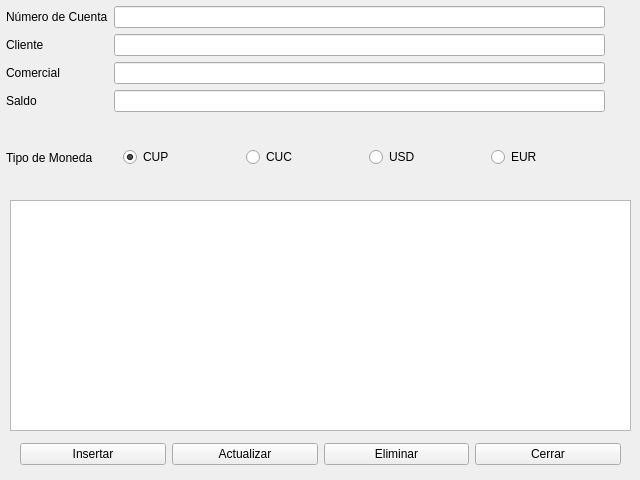
<?xml version="1.0" encoding="UTF-8"?>
<ui version="4.0">
 <class>Form</class>
 <widget class="QWidget" name="Form">
  <property name="geometry">
   <rect>
    <x>0</x>
    <y>0</y>
    <width>640</width>
    <height>480</height>
   </rect>
  </property>
  <property name="minimumSize">
   <size>
    <width>640</width>
    <height>480</height>
   </size>
  </property>
  <property name="maximumSize">
   <size>
    <width>640</width>
    <height>480</height>
   </size>
  </property>
  <property name="windowTitle">
   <string>Cuentas Simples</string>
  </property>
  <widget class="QWidget" name="widget" native="true">
   <property name="geometry">
    <rect>
     <x>6</x>
     <y>6</y>
     <width>611</width>
     <height>191</height>
    </rect>
   </property>
   <layout class="QGridLayout" name="gridLayout" columnstretch="0,0,0,0,0">
    <item row="4" column="2" colspan="3">
     <widget class="QWidget" name="widget_3" native="true">
      <layout class="QHBoxLayout" name="horizontalLayout">
       <item>
        <widget class="QRadioButton" name="rbtn_cup">
         <property name="text">
          <string>CUP</string>
         </property>
         <property name="checked">
          <bool>true</bool>
         </property>
        </widget>
       </item>
       <item>
        <widget class="QRadioButton" name="rbtn_cuc">
         <property name="text">
          <string>CUC</string>
         </property>
        </widget>
       </item>
       <item>
        <widget class="QRadioButton" name="rbtn_usd">
         <property name="text">
          <string>USD</string>
         </property>
        </widget>
       </item>
       <item>
        <widget class="QRadioButton" name="rbtn_eur">
         <property name="text">
          <string>EUR</string>
         </property>
        </widget>
       </item>
      </layout>
     </widget>
    </item>
    <item row="1" column="2">
     <widget class="QLineEdit" name="txt_cliente"/>
    </item>
    <item row="3" column="2">
     <widget class="QLineEdit" name="txt_saldo"/>
    </item>
    <item row="0" column="2">
     <widget class="QLineEdit" name="txt_num_cuenta"/>
    </item>
    <item row="0" column="0">
     <widget class="QLabel" name="label">
      <property name="text">
       <string>Número de Cuenta</string>
      </property>
     </widget>
    </item>
    <item row="4" column="0">
     <widget class="QLabel" name="label_3">
      <property name="text">
       <string>Tipo de Moneda</string>
      </property>
     </widget>
    </item>
    <item row="3" column="0">
     <widget class="QLabel" name="label_10">
      <property name="text">
       <string>Saldo</string>
      </property>
     </widget>
    </item>
    <item row="1" column="0">
     <widget class="QLabel" name="label_2">
      <property name="text">
       <string>Cliente</string>
      </property>
     </widget>
    </item>
    <item row="2" column="2">
     <widget class="QLineEdit" name="txt_comercial"/>
    </item>
    <item row="2" column="0">
     <widget class="QLabel" name="label_5">
      <property name="text">
       <string>Comercial</string>
      </property>
     </widget>
    </item>
   </layout>
  </widget>
  <widget class="QTableWidget" name="tabla">
   <property name="geometry">
    <rect>
     <x>10</x>
     <y>200</y>
     <width>621</width>
     <height>231</height>
    </rect>
   </property>
   <property name="editTriggers">
    <set>QAbstractItemView::NoEditTriggers</set>
   </property>
   <property name="sortingEnabled">
    <bool>true</bool>
   </property>
  </widget>
  <widget class="QWidget" name="layoutWidget">
   <property name="geometry">
    <rect>
     <x>20</x>
     <y>440</y>
     <width>601</width>
     <height>29</height>
    </rect>
   </property>
   <layout class="QHBoxLayout" name="horizontalLayout_2">
    <item>
     <widget class="QPushButton" name="btn_insertar">
      <property name="text">
       <string>Insertar</string>
      </property>
     </widget>
    </item>
    <item>
     <widget class="QPushButton" name="btn_actualizar">
      <property name="text">
       <string>Actualizar</string>
      </property>
     </widget>
    </item>
    <item>
     <widget class="QPushButton" name="btn_eliminar">
      <property name="text">
       <string>Eliminar</string>
      </property>
     </widget>
    </item>
    <item>
     <widget class="QPushButton" name="btn_cerrar">
      <property name="text">
       <string>Cerrar</string>
      </property>
     </widget>
    </item>
   </layout>
  </widget>
 </widget>
 <resources/>
 <connections/>
</ui>
